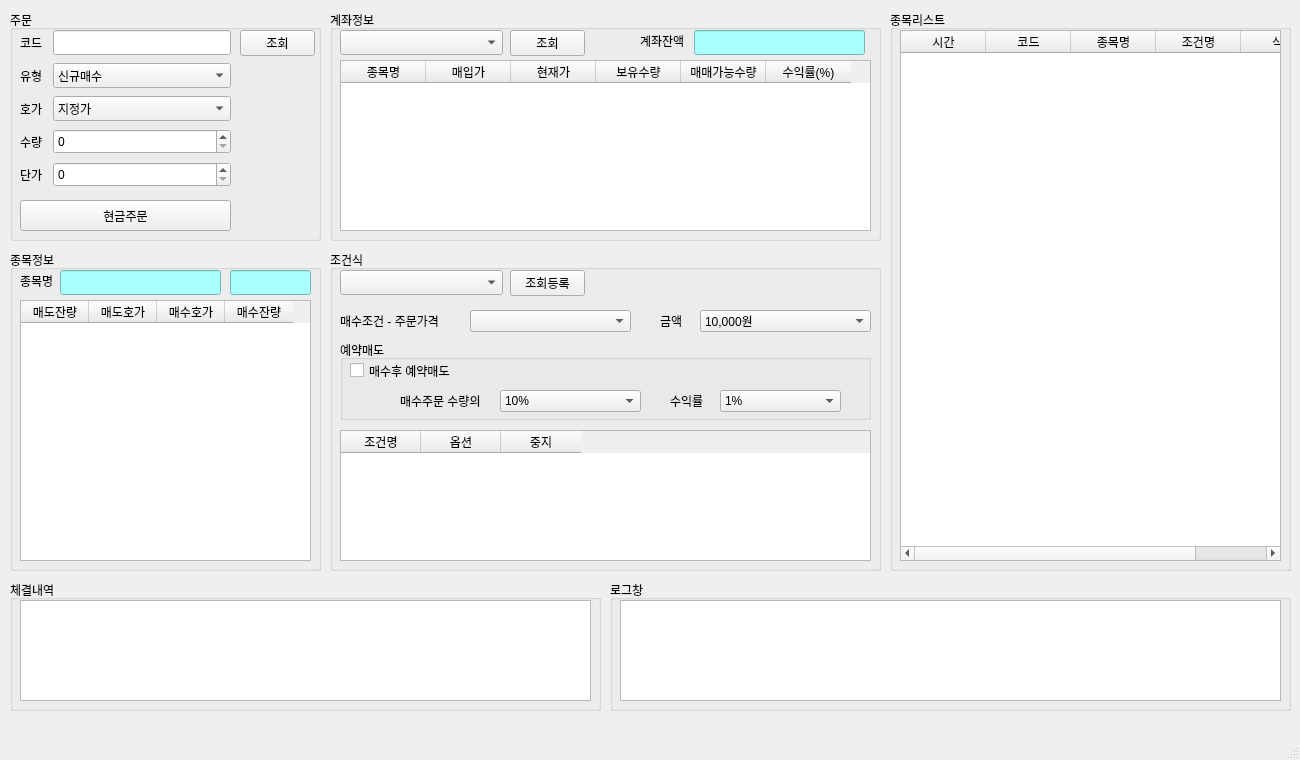
<?xml version="1.0" encoding="UTF-8"?>
<ui version="4.0">
 <class>MainWindow</class>
 <widget class="QMainWindow" name="MainWindow">
  <property name="geometry">
   <rect>
    <x>0</x>
    <y>0</y>
    <width>1300</width>
    <height>760</height>
   </rect>
  </property>
  <property name="windowTitle">
   <string>StockTrader v0.1</string>
  </property>
  <property name="windowIcon">
   <iconset>
    <normaloff>stock.png</normaloff>stock.png</iconset>
  </property>
  <widget class="QWidget" name="centralwidget">
   <widget class="QGroupBox" name="groupBox">
    <property name="geometry">
     <rect>
      <x>10</x>
      <y>10</y>
      <width>311</width>
      <height>231</height>
     </rect>
    </property>
    <property name="title">
     <string>주문</string>
    </property>
    <widget class="QWidget" name="gridLayoutWidget">
     <property name="geometry">
      <rect>
       <x>10</x>
       <y>20</y>
       <width>211</width>
       <height>161</height>
      </rect>
     </property>
     <layout class="QFormLayout" name="formLayout">
      <property name="horizontalSpacing">
       <number>10</number>
      </property>
      <property name="verticalSpacing">
       <number>8</number>
      </property>
      <item row="0" column="0">
       <widget class="QLabel" name="label_4">
        <property name="text">
         <string>코드</string>
        </property>
       </widget>
      </item>
      <item row="0" column="1">
       <widget class="QLineEdit" name="text_ItemCode">
        <property name="minimumSize">
         <size>
          <width>0</width>
          <height>25</height>
         </size>
        </property>
       </widget>
      </item>
      <item row="1" column="0">
       <widget class="QLabel" name="label">
        <property name="text">
         <string>유형</string>
        </property>
       </widget>
      </item>
      <item row="1" column="1">
       <widget class="QComboBox" name="combo_OrderType">
        <property name="minimumSize">
         <size>
          <width>0</width>
          <height>25</height>
         </size>
        </property>
        <item>
         <property name="text">
          <string>신규매수</string>
         </property>
        </item>
        <item>
         <property name="text">
          <string>신규매도</string>
         </property>
        </item>
        <item>
         <property name="text">
          <string>매수취소</string>
         </property>
        </item>
        <item>
         <property name="text">
          <string>매도취소</string>
         </property>
        </item>
       </widget>
      </item>
      <item row="2" column="0">
       <widget class="QLabel" name="label_5">
        <property name="text">
         <string>호가</string>
        </property>
       </widget>
      </item>
      <item row="2" column="1">
       <widget class="QComboBox" name="combo_OrderQuote">
        <property name="minimumSize">
         <size>
          <width>0</width>
          <height>25</height>
         </size>
        </property>
        <item>
         <property name="text">
          <string>지정가</string>
         </property>
        </item>
        <item>
         <property name="text">
          <string>시장가</string>
         </property>
        </item>
       </widget>
      </item>
      <item row="3" column="0">
       <widget class="QLabel" name="label_3">
        <property name="text">
         <string>수량</string>
        </property>
       </widget>
      </item>
      <item row="3" column="1">
       <widget class="QSpinBox" name="number_OrderQty">
        <property name="minimumSize">
         <size>
          <width>0</width>
          <height>25</height>
         </size>
        </property>
        <property name="maximum">
         <number>1000000</number>
        </property>
       </widget>
      </item>
      <item row="4" column="0">
       <widget class="QLabel" name="label_7">
        <property name="text">
         <string>단가</string>
        </property>
       </widget>
      </item>
      <item row="4" column="1">
       <widget class="QSpinBox" name="number_OrderPrice">
        <property name="minimumSize">
         <size>
          <width>0</width>
          <height>25</height>
         </size>
        </property>
        <property name="baseSize">
         <size>
          <width>0</width>
          <height>0</height>
         </size>
        </property>
        <property name="maximum">
         <number>1000000</number>
        </property>
        <property name="singleStep">
         <number>10</number>
        </property>
       </widget>
      </item>
     </layout>
    </widget>
    <widget class="QPushButton" name="button_Order">
     <property name="geometry">
      <rect>
       <x>10</x>
       <y>190</y>
       <width>211</width>
       <height>31</height>
      </rect>
     </property>
     <property name="text">
      <string>현금주문</string>
     </property>
    </widget>
    <widget class="QPushButton" name="button_ItemSearch">
     <property name="geometry">
      <rect>
       <x>230</x>
       <y>20</y>
       <width>75</width>
       <height>26</height>
      </rect>
     </property>
     <property name="text">
      <string>조회</string>
     </property>
    </widget>
   </widget>
   <widget class="QGroupBox" name="groupBox_2">
    <property name="geometry">
     <rect>
      <x>330</x>
      <y>10</y>
      <width>551</width>
      <height>231</height>
     </rect>
    </property>
    <property name="title">
     <string>계좌정보</string>
    </property>
    <widget class="QTableWidget" name="table_HaveItemList">
     <property name="geometry">
      <rect>
       <x>10</x>
       <y>50</y>
       <width>531</width>
       <height>171</height>
      </rect>
     </property>
     <property name="rowCount">
      <number>0</number>
     </property>
     <attribute name="horizontalHeaderCascadingSectionResizes">
      <bool>true</bool>
     </attribute>
     <attribute name="horizontalHeaderDefaultSectionSize">
      <number>85</number>
     </attribute>
     <column>
      <property name="text">
       <string>종목명</string>
      </property>
     </column>
     <column>
      <property name="text">
       <string>매입가</string>
      </property>
     </column>
     <column>
      <property name="text">
       <string>현재가</string>
      </property>
     </column>
     <column>
      <property name="text">
       <string>보유수량</string>
      </property>
     </column>
     <column>
      <property name="text">
       <string>매매가능수량</string>
      </property>
     </column>
     <column>
      <property name="text">
       <string>수익률(%)</string>
      </property>
     </column>
    </widget>
    <widget class="QPushButton" name="button_AccountSearch">
     <property name="geometry">
      <rect>
       <x>180</x>
       <y>20</y>
       <width>75</width>
       <height>26</height>
      </rect>
     </property>
     <property name="text">
      <string>조회</string>
     </property>
    </widget>
    <widget class="QComboBox" name="combo_AccountList">
     <property name="geometry">
      <rect>
       <x>10</x>
       <y>20</y>
       <width>163</width>
       <height>25</height>
      </rect>
     </property>
     <property name="minimumSize">
      <size>
       <width>0</width>
       <height>25</height>
      </size>
     </property>
    </widget>
    <widget class="QLabel" name="label_2">
     <property name="geometry">
      <rect>
       <x>310</x>
       <y>20</y>
       <width>56</width>
       <height>21</height>
      </rect>
     </property>
     <property name="text">
      <string>계좌잔액</string>
     </property>
    </widget>
    <widget class="QLineEdit" name="text_Account">
     <property name="geometry">
      <rect>
       <x>364</x>
       <y>20</y>
       <width>171</width>
       <height>25</height>
      </rect>
     </property>
     <property name="minimumSize">
      <size>
       <width>0</width>
       <height>25</height>
      </size>
     </property>
     <property name="styleSheet">
      <string notr="true">background-color: rgb(170, 255, 255);</string>
     </property>
     <property name="readOnly">
      <bool>true</bool>
     </property>
    </widget>
   </widget>
   <widget class="QGroupBox" name="groupBox_3">
    <property name="geometry">
     <rect>
      <x>330</x>
      <y>250</y>
      <width>551</width>
      <height>321</height>
     </rect>
    </property>
    <property name="title">
     <string>조건식</string>
    </property>
    <widget class="QTableWidget" name="table_RuleList">
     <property name="geometry">
      <rect>
       <x>10</x>
       <y>180</y>
       <width>531</width>
       <height>131</height>
      </rect>
     </property>
     <property name="rowCount">
      <number>0</number>
     </property>
     <attribute name="horizontalHeaderCascadingSectionResizes">
      <bool>true</bool>
     </attribute>
     <attribute name="horizontalHeaderDefaultSectionSize">
      <number>80</number>
     </attribute>
     <column>
      <property name="text">
       <string>조건명</string>
      </property>
     </column>
     <column>
      <property name="text">
       <string>옵션</string>
      </property>
     </column>
     <column>
      <property name="text">
       <string>중지</string>
      </property>
     </column>
    </widget>
    <widget class="QComboBox" name="combo_ConditionList">
     <property name="geometry">
      <rect>
       <x>10</x>
       <y>20</y>
       <width>163</width>
       <height>25</height>
      </rect>
     </property>
     <property name="minimumSize">
      <size>
       <width>0</width>
       <height>25</height>
      </size>
     </property>
    </widget>
    <widget class="QPushButton" name="button_RuleRegist">
     <property name="geometry">
      <rect>
       <x>180</x>
       <y>20</y>
       <width>75</width>
       <height>26</height>
      </rect>
     </property>
     <property name="text">
      <string>조회등록</string>
     </property>
    </widget>
    <widget class="QLabel" name="label_8">
     <property name="geometry">
      <rect>
       <x>10</x>
       <y>60</y>
       <width>121</width>
       <height>21</height>
      </rect>
     </property>
     <property name="text">
      <string>매수조건 - 주문가격</string>
     </property>
    </widget>
    <widget class="QComboBox" name="combo_OrderRule">
     <property name="geometry">
      <rect>
       <x>140</x>
       <y>60</y>
       <width>161</width>
       <height>22</height>
      </rect>
     </property>
    </widget>
    <widget class="QLabel" name="label_9">
     <property name="geometry">
      <rect>
       <x>330</x>
       <y>60</y>
       <width>31</width>
       <height>21</height>
      </rect>
     </property>
     <property name="text">
      <string>금액</string>
     </property>
    </widget>
    <widget class="QComboBox" name="combo_OrderPrice">
     <property name="geometry">
      <rect>
       <x>370</x>
       <y>60</y>
       <width>171</width>
       <height>22</height>
      </rect>
     </property>
     <item>
      <property name="text">
       <string>10,000원</string>
      </property>
     </item>
     <item>
      <property name="text">
       <string>20,000원</string>
      </property>
     </item>
     <item>
      <property name="text">
       <string>30,000원</string>
      </property>
     </item>
     <item>
      <property name="text">
       <string>40,000원</string>
      </property>
     </item>
     <item>
      <property name="text">
       <string>50,000원</string>
      </property>
     </item>
     <item>
      <property name="text">
       <string>60,000원</string>
      </property>
     </item>
     <item>
      <property name="text">
       <string>70,000원</string>
      </property>
     </item>
     <item>
      <property name="text">
       <string>80,000원</string>
      </property>
     </item>
     <item>
      <property name="text">
       <string>90,000원</string>
      </property>
     </item>
     <item>
      <property name="text">
       <string>100,000원</string>
      </property>
     </item>
    </widget>
    <widget class="QGroupBox" name="groupBox_5">
     <property name="geometry">
      <rect>
       <x>10</x>
       <y>90</y>
       <width>531</width>
       <height>80</height>
      </rect>
     </property>
     <property name="title">
      <string>예약매도</string>
     </property>
     <widget class="QCheckBox" name="check_Sell">
      <property name="geometry">
       <rect>
        <x>10</x>
        <y>20</y>
        <width>121</width>
        <height>21</height>
       </rect>
      </property>
      <property name="text">
       <string>매수후 예약매도</string>
      </property>
     </widget>
     <widget class="QLabel" name="label_10">
      <property name="geometry">
       <rect>
        <x>60</x>
        <y>50</y>
        <width>91</width>
        <height>21</height>
       </rect>
      </property>
      <property name="text">
       <string>매수주문 수량의</string>
      </property>
     </widget>
     <widget class="QComboBox" name="combo_BuyQty">
      <property name="geometry">
       <rect>
        <x>160</x>
        <y>50</y>
        <width>141</width>
        <height>22</height>
       </rect>
      </property>
      <item>
       <property name="text">
        <string>10%</string>
       </property>
      </item>
      <item>
       <property name="text">
        <string>20%</string>
       </property>
      </item>
      <item>
       <property name="text">
        <string>30%</string>
       </property>
      </item>
      <item>
       <property name="text">
        <string>40%</string>
       </property>
      </item>
      <item>
       <property name="text">
        <string>50%</string>
       </property>
      </item>
      <item>
       <property name="text">
        <string>60%</string>
       </property>
      </item>
      <item>
       <property name="text">
        <string>70%</string>
       </property>
      </item>
      <item>
       <property name="text">
        <string>80%</string>
       </property>
      </item>
      <item>
       <property name="text">
        <string>90%</string>
       </property>
      </item>
      <item>
       <property name="text">
        <string>100%</string>
       </property>
      </item>
     </widget>
     <widget class="QLabel" name="label_11">
      <property name="geometry">
       <rect>
        <x>330</x>
        <y>50</y>
        <width>41</width>
        <height>21</height>
       </rect>
      </property>
      <property name="text">
       <string>수익률</string>
      </property>
     </widget>
     <widget class="QComboBox" name="combo_Ratio">
      <property name="geometry">
       <rect>
        <x>380</x>
        <y>50</y>
        <width>121</width>
        <height>22</height>
       </rect>
      </property>
      <item>
       <property name="text">
        <string>1%</string>
       </property>
      </item>
      <item>
       <property name="text">
        <string>2%</string>
       </property>
      </item>
      <item>
       <property name="text">
        <string>3%</string>
       </property>
      </item>
      <item>
       <property name="text">
        <string>4%</string>
       </property>
      </item>
      <item>
       <property name="text">
        <string>5%</string>
       </property>
      </item>
      <item>
       <property name="text">
        <string>6%</string>
       </property>
      </item>
      <item>
       <property name="text">
        <string>7%</string>
       </property>
      </item>
      <item>
       <property name="text">
        <string>8%</string>
       </property>
      </item>
      <item>
       <property name="text">
        <string>9%</string>
       </property>
      </item>
      <item>
       <property name="text">
        <string>10%</string>
       </property>
      </item>
     </widget>
    </widget>
   </widget>
   <widget class="QGroupBox" name="groupBox_4">
    <property name="geometry">
     <rect>
      <x>10</x>
      <y>250</y>
      <width>311</width>
      <height>321</height>
     </rect>
    </property>
    <property name="title">
     <string>종목정보</string>
    </property>
    <widget class="QTableWidget" name="table_QuoteList">
     <property name="geometry">
      <rect>
       <x>10</x>
       <y>50</y>
       <width>291</width>
       <height>261</height>
      </rect>
     </property>
     <property name="rowCount">
      <number>0</number>
     </property>
     <attribute name="horizontalHeaderCascadingSectionResizes">
      <bool>true</bool>
     </attribute>
     <attribute name="horizontalHeaderDefaultSectionSize">
      <number>68</number>
     </attribute>
     <column>
      <property name="text">
       <string>매도잔량</string>
      </property>
     </column>
     <column>
      <property name="text">
       <string>매도호가</string>
      </property>
     </column>
     <column>
      <property name="text">
       <string>매수호가</string>
      </property>
     </column>
     <column>
      <property name="text">
       <string>매수잔량</string>
      </property>
     </column>
    </widget>
    <widget class="QLabel" name="label_6">
     <property name="geometry">
      <rect>
       <x>10</x>
       <y>20</y>
       <width>36</width>
       <height>21</height>
      </rect>
     </property>
     <property name="text">
      <string>종목명</string>
     </property>
    </widget>
    <widget class="QLineEdit" name="text_ItemName">
     <property name="geometry">
      <rect>
       <x>50</x>
       <y>20</y>
       <width>161</width>
       <height>25</height>
      </rect>
     </property>
     <property name="minimumSize">
      <size>
       <width>0</width>
       <height>25</height>
      </size>
     </property>
     <property name="styleSheet">
      <string notr="true">background-color: rgb(170, 255, 255);</string>
     </property>
     <property name="readOnly">
      <bool>true</bool>
     </property>
    </widget>
    <widget class="QLineEdit" name="text_ItemPrice">
     <property name="geometry">
      <rect>
       <x>220</x>
       <y>20</y>
       <width>81</width>
       <height>25</height>
      </rect>
     </property>
     <property name="minimumSize">
      <size>
       <width>0</width>
       <height>25</height>
      </size>
     </property>
     <property name="styleSheet">
      <string notr="true">background-color: rgb(170, 255, 255);</string>
     </property>
     <property name="readOnly">
      <bool>true</bool>
     </property>
    </widget>
   </widget>
   <widget class="QGroupBox" name="groupBox_6">
    <property name="geometry">
     <rect>
      <x>890</x>
      <y>10</y>
      <width>401</width>
      <height>561</height>
     </rect>
    </property>
    <property name="title">
     <string>종목리스트</string>
    </property>
    <widget class="QTableWidget" name="table_ItemList">
     <property name="geometry">
      <rect>
       <x>10</x>
       <y>20</y>
       <width>381</width>
       <height>531</height>
      </rect>
     </property>
     <property name="rowCount">
      <number>0</number>
     </property>
     <attribute name="horizontalHeaderCascadingSectionResizes">
      <bool>true</bool>
     </attribute>
     <attribute name="horizontalHeaderDefaultSectionSize">
      <number>85</number>
     </attribute>
     <column>
      <property name="text">
       <string>시간</string>
      </property>
     </column>
     <column>
      <property name="text">
       <string>코드</string>
      </property>
     </column>
     <column>
      <property name="text">
       <string>종목명</string>
      </property>
     </column>
     <column>
      <property name="text">
       <string>조건명</string>
      </property>
     </column>
     <column>
      <property name="text">
       <string>삭제</string>
      </property>
     </column>
    </widget>
   </widget>
   <widget class="QGroupBox" name="groupBox_7">
    <property name="geometry">
     <rect>
      <x>10</x>
      <y>580</y>
      <width>591</width>
      <height>131</height>
     </rect>
    </property>
    <property name="title">
     <string>체결내역</string>
    </property>
    <widget class="QPlainTextEdit" name="contract_log">
     <property name="geometry">
      <rect>
       <x>10</x>
       <y>20</y>
       <width>571</width>
       <height>101</height>
      </rect>
     </property>
     <property name="readOnly">
      <bool>true</bool>
     </property>
    </widget>
   </widget>
   <widget class="QGroupBox" name="groupBox_8">
    <property name="geometry">
     <rect>
      <x>610</x>
      <y>580</y>
      <width>681</width>
      <height>131</height>
     </rect>
    </property>
    <property name="title">
     <string>로그창</string>
    </property>
    <widget class="QPlainTextEdit" name="logview">
     <property name="geometry">
      <rect>
       <x>10</x>
       <y>20</y>
       <width>661</width>
       <height>101</height>
      </rect>
     </property>
     <property name="readOnly">
      <bool>true</bool>
     </property>
    </widget>
   </widget>
  </widget>
  <widget class="QMenuBar" name="menubar">
   <property name="geometry">
    <rect>
     <x>0</x>
     <y>0</y>
     <width>1300</width>
     <height>21</height>
    </rect>
   </property>
  </widget>
  <widget class="QStatusBar" name="statusbar"/>
 </widget>
 <resources/>
 <connections/>
</ui>
